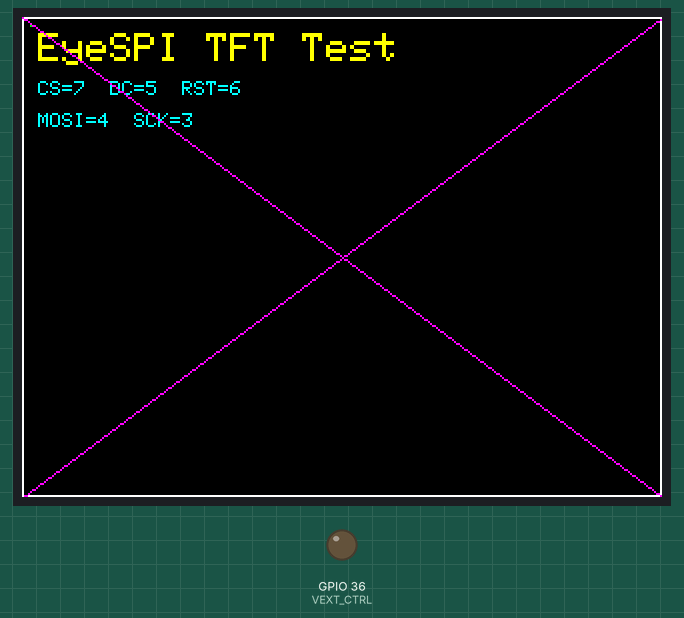
Bench run of a sketch on a simulated ESP32. Shown: 320×240 colour display, output pins drawn as LEDs (lit = HIGH). What the sketch prints to the serial monitor is not drawn.

Above: at 1.9 s.

The sketch:

tft_test.ino
```cpp
/*
 * ILI9341 Display Test for EyeSPI Breakout (Heltec WiFi LoRa 32 V3)
 * -----------------------------------------------------------------
 * Core TFT pin mapping (EyeSPI -> Heltec):
 *   - VCC  -> 3V3
 *   - GND  -> GND
 *   - SCK  -> GPIO3
 *   - MOSI -> GPIO4
 *   - CS   -> GPIO7
 *   - D/C  -> GPIO5
 *   - RST  -> GPIO6
 *   - MISO -> not connected
 */

// **Working as of 11/11/25**

#include <Adafruit_GFX.h>
#include <Adafruit_ILI9341.h>
#include <SPI.h>

// EyeSPI -> Heltec WiFi LoRa 32 V3 pin assignments
#define TFT_CS   7
#define TFT_RST  6
#define TFT_DC   5
#define TFT_MOSI 4
#define TFT_SCK  3
#define TFT_MISO -1  // Not used (write-only TFT)

#define VEXT_CTRL 36

// Safe SPI clock (ILI9341 supports up to 40 MHz)
#define TFT_SPI_FREQUENCY  20000000UL

SPIClass tftSpi(HSPI);  // Dedicated HSPI bus so we don't disturb the SX1262 SPI wiring
Adafruit_ILI9341 tft(&tftSpi, TFT_DC, TFT_CS, TFT_RST);

static void configureSpiPins() {
  tftSpi.begin(TFT_SCK, TFT_MISO, TFT_MOSI, TFT_CS);
}

static void runScreenTest() {
  tft.fillScreen(ILI9341_BLACK);
  delay(250);
  tft.fillScreen(ILI9341_RED);
  delay(250);
  tft.fillScreen(ILI9341_GREEN);
  delay(250);
  tft.fillScreen(ILI9341_BLUE);
  delay(250);
  tft.fillScreen(ILI9341_BLACK);

  tft.drawRect(0, 0, tft.width(), tft.height(), ILI9341_WHITE);
  tft.setTextSize(2);
  tft.setTextColor(ILI9341_YELLOW, ILI9341_BLACK);
  tft.setCursor(8, 8);
  tft.print("EyeSPI TFT Test");

  tft.setTextSize(1);
  tft.setCursor(8, 32);
  tft.setTextColor(ILI9341_CYAN, ILI9341_BLACK);
  tft.print("CS="), tft.print(TFT_CS);
  tft.print("  DC="), tft.print(TFT_DC);
  tft.print("  RST="), tft.print(TFT_RST);

  tft.setCursor(8, 48);
  tft.print("MOSI="), tft.print(TFT_MOSI);
  tft.print("  SCK="), tft.print(TFT_SCK);

  tft.drawLine(0, 0, tft.width(), tft.height(), ILI9341_MAGENTA);
  tft.drawLine(0, tft.height(), tft.width(), 0, ILI9341_MAGENTA);
}

void setup() {
  Serial.begin(115200);
  delay(200);

  // === ENABLE VEXT POWER RAIL ===
  pinMode(VEXT_CTRL, OUTPUT);
  digitalWrite(VEXT_CTRL, LOW);   // Turn on Vext 3.3V output
  delay(50); // give sensors time to power up
  // ===============================

  Serial.println("\n=== EyeSPI ILI9341 Test (Core TFT Pins) ===");
  Serial.printf("CS=%d  DC=%d  RST=%d  MOSI=%d  SCK=%d\n",
                TFT_CS, TFT_DC, TFT_RST, TFT_MOSI, TFT_SCK);

  configureSpiPins();

  Serial.println("Initialising display...");
  tft.begin(TFT_SPI_FREQUENCY);
  tft.setRotation(1);
  runScreenTest();
  Serial.println("Display initialised!");
}

void loop() {
  static uint32_t lastBlink = 0;
  static bool on = false;

  if (millis() - lastBlink > 500) {
    lastBlink = millis();
    on = !on;
    tft.drawPixel(4, 4, on ? ILI9341_GREEN : ILI9341_BLACK);
    Serial.print(on ? "*" : ".");
  }
}
```
